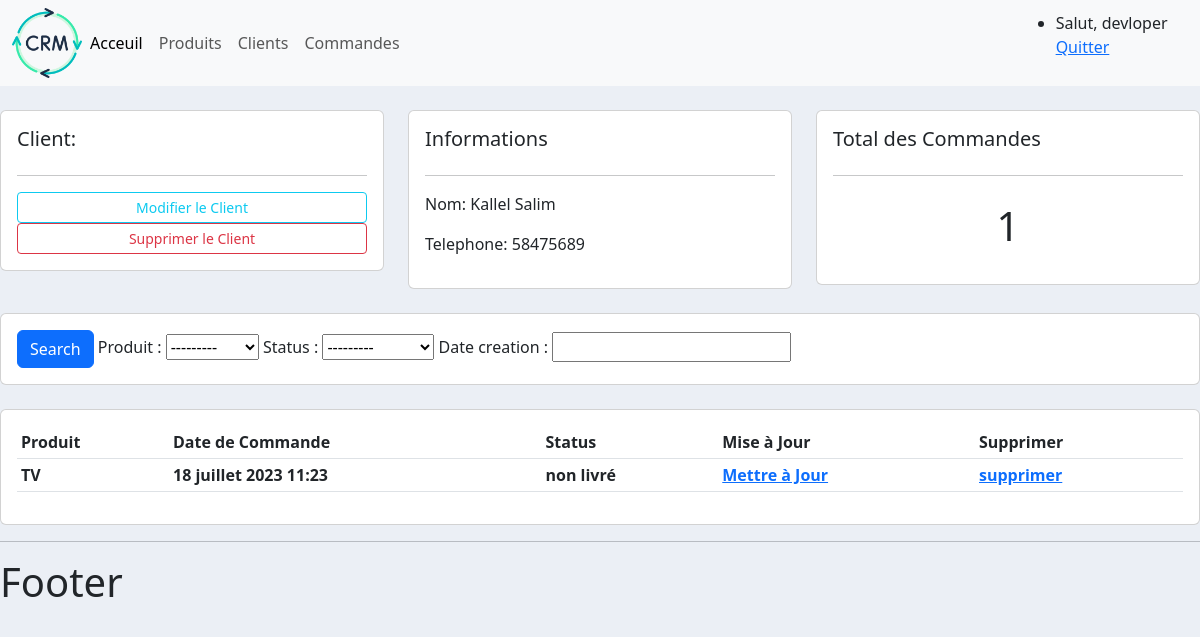
The app's page /client//2/ (signed in) with its own data.
### client/models.py (models this page shows, shortened)
class Client(models.Model):
    nom=models.CharField(max_length=200,null=True)
    telephone=models.CharField(max_length=200,null=True)
    date_creation=models.DateTimeField(auto_now_add=True,null=True)

### commande/models.py (models this page shows)
class Commande(models.Model):
    STATUS=(('en_instance','en_instance'),
            ('non livré','non livré'),
            ('livré','livré'))
    client=models.ForeignKey(Client,null=True,on_delete=models.SET_NULL)
    produit=models.ForeignKey(Produit,null=True,on_delete=models.SET_NULL)
    status=models.CharField(max_length=200,null=True,choices=STATUS)
    date_creation=models.DateTimeField(auto_now_add=True,null=True)

### produit/models.py (models this page shows)
class Produit(models.Model):
    nom=models.CharField(max_length=200,null=True)
    prix=models.FloatField(null=True)
    date_creation=models.DateTimeField(auto_now_add=True,null=True)
    tag=models.ManyToManyField(Tag)
    def __str__(self):
        return self.nom

### client/views.py (the view)
# urls.py: path('/<str:pk>/',views.list_client,name='client'),
@login_required(login_url='acces')
def list_client(request,pk):
    client = Client.objects.get(id=pk)
    commande=client.commande_set.all()
    commande_total=commande.count()
    myFilter=CommandeFiltre(request.GET,queryset=commande)
    commande=myFilter.qs
    context = {'client':client,'commande':commande,'commande_total':commande_total,'myFilter':myFilter}
    return render(request, 'client/list_client.html',context)

### templates/client/list_client.html
{% extends 'main.html' %}
{% block content %}
<br>
<div class="row">
	<div class="col-md">
		<div class="card card-body">
			<h5>Client:</h5>
			<hr>
			<a class="btn btn-outline-info  btn-sm btn-block" href="">Modifier le Client</a>
			<a class="btn btn-outline-danger  btn-sm btn-block" href="">Supprimer le Client</a>
		</div>
	</div>
	<div class="col-md">
		<div class="card card-body">
			<h5>Informations</h5>
			<hr>
			<p>Nom: {{client.nom}} </p>
			<p>Telephone: {{client.telephone}} </p>
		</div>
	</div>
	<div class="col-md">
		<div class="card card-body">
			<h5>Total des Commandes</h5>
			<hr>
			<h1 style="text-align: center;padding: 10px">{{commande_total}}</h1>
		</div>
	</div>
</div>
<br>
<div class="row">
	<div class="col">
		<div class="card card-body">
			<form method="get">
		    <button class="btn btn-primary" type="submit">Search</button>
        {{myFilter.form}}
		  </form>
		</div>
	</div>
</div>
<br>
<div class="row">
	<div class="col-md">
		<div class="card card-body">
			<table class="table table-sm">
				<tr>
					<th>Produit</th>
					<th>Date de Commande</th>
					<th>Status</th>
					<th>Mise à Jour</th>
					<th>Supprimer</th>
				</tr>
        {% for commande in commande %}
        	<tr>
					<th>{{commande.produit}}</th>
					<th>{{commande.date_creation}}</th>
					<th>{{commande.status}}</th>
					<th><a href=''>Mettre à Jour</a></th>
					<th><a href=''>supprimer</a></th>
				</tr>
        {% endfor %}
			</table>
		</div>
	</div>
</div>
{%  endblock %}

### templates/base/navbar.html (shortened to what this page needs)
{% load static %}
<nav class="navbar navbar-expand-lg navbar-light bg-light">
  <div class="container-fluid">
    <img src="{% static 'images/logo.png' %}" style="width: 70px; height: auto;">
    <div class="collapse navbar-collapse" id="navbarNav">
      <ul class="navbar-nav">
        <li class="nav-item">
          <a class="nav-link active" aria-current="page" href="#">Acceuil</a>
        </li>
        <li class="nav-item">
          <a class="nav-link" href="#">Produits</a>
        </li>
        <li class="nav-item">
          <a class="nav-link" href="#">Clients</a>
        </li>
        <li class="nav-item">
          <a class="nav-link" href="#">Commandes</a>
        </li>
      </ul>
    </div>
  </div>
    <ul>
  <li class="nav-item">
<span>Salut, {{request.user}}</span>
    <span><a href="{% url 'quitter'%}">Quitter</a></span>
  </li>
      </ul>
</nav>

### static/css/main.css (style rules this page uses)
body { background-color: #ebeff5; }

### records on screen
Client: nom "Kallel Salim", telephone "58475689"
Commande: produit "TV", date_creation "18 juillet 2023 11:23", status "non livré"

### other values on screen
{{ request.user }} "devloper"
{{ commande_total }} "1"
